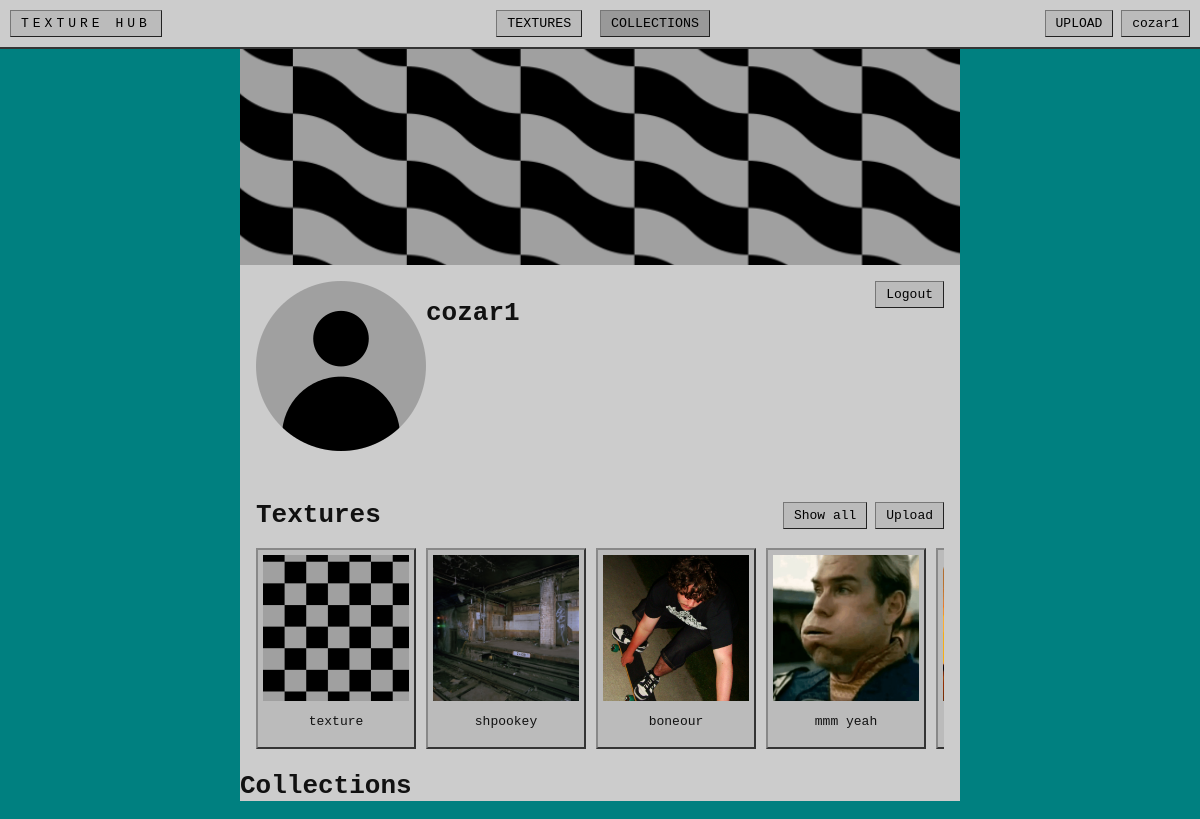
The page /user/cozar1 (signed in) on the database its author committed.
### app.py (models this page shows)
class User(db.Model):
    __tablename__ = 'User'
    user_id = db.Column(db.Integer, primary_key=True)
    user_name = db.Column(db.String(80), unique=True, nullable=False)
    user_password = db.Column(db.String(120), nullable=False)
    user_rating = db.Column(db.Integer, default=0)

class Texture(db.Model):
    __tablename__ = 'Texture'
    texture_id = db.Column(db.Integer, primary_key=True)
    texture_name = db.Column(db.String(80), unique=True, nullable=False)
    texture_address = db.Column(db.String(120), nullable=False)
    texture_user_id = db.Column(db.Integer, default=0)

### app.py (the view)
@app.route('/user/<username>')
def user_profile(username):
    profile_user = User.query.filter_by(user_name=username).first()
    if profile_user is None:
        abort(404)
    textures = Texture.query.filter_by(texture_user_id=profile_user.user_id).all()
    return render_template(
        'user.html',
        user=get_current_user(),
        profile_user=profile_user,
        follower_count=367,
        joined_display='1/05/2026',
        texture_count_display='3,546',
        collection_count_display='742',
        texture_more_total=13357,
        collection_more_total=13357,
        textures=textures,
    )

### app.py (called while the page is built)
def get_current_user():
    user_id = session.get('user_id')
    if user_id is None:
        return None
    return User.query.get(user_id)

@app.template_filter('texture_url')
def texture_image_url(address):
    if not address:
        return DEFAULT_TEXTURE_URL
    addr = str(address).strip().replace('\\', '/')
    if addr.startswith('/static/images/'):
        rel = addr[len('/static/images/') :]
    elif addr.startswith('static/images/'):
        rel = addr[len('static/images/') :]
    else:
        rel = os.path.basename(addr)
    rel = os.path.basename(rel)
    if not rel or rel.startswith('.'):
        return DEFAULT_TEXTURE_URL
    full = os.path.join(STATIC_IMAGES_DIR, rel)
    if os.path.isfile(full):
        return f'/static/images/{rel}'
    return DEFAULT_TEXTURE_URL

### templates/user.html (shortened to what this page needs)
{% extends "template.html" %}
{% block content %}
<div class="user-page">
    <div class="user-banner">
        <img src="/static/images/banner.png">
    </div>
    <div class="user-header">
        <img src="/static/images/pfp.png">
        <div class="user-header-info">
            <h1 class="user-display-name">{{ profile_user.user_name }}</h1>
        </div>
        <div class="user-header-options">
            <a href="/logout">Logout</a>
        </div>
    </div>
    <div class="user-textures">
        <div class="user_textures-header">
            <h1>Textures</h1>
            <div>
            {% if user %}
            <a href="/?user={{ user.user_name | urlencode }}">Show all</a>
            {% endif %}
            <a href="/upload"> Upload</a>
            </div>
        </div>
        <div class="user-textures-row">
            {% for texture in textures[:5] %}
            <div class="texture-card texture-card--user-row">
                <img src="{{ texture.texture_address | texture_url }}" alt="">
                <p>{{ texture.texture_name }}</p>
            </div>
            {% endfor %}
        </div>
    </div>
    <div class="user-collections">
        <h1>Collections</h1>
    </div>
</div>
{% endblock %}

### templates/template.html (shortened to what this page needs)
<!DOCTYPE html>
<html lang="en">
<head>
    <link rel="stylesheet" href="/static/style.css">
</head>
<body>
    {% if request.endpoint not in ('login', 'signup') %}
    <header class="topbar">
        <a href="/" class="logo">TEXTURE HUB</a>
        <nav class="nav">
            <button>TEXTURES</button>
            <button class="active">COLLECTIONS</button>
        </nav>
        <nav class="auth">
            {% if user %}
                <a href="/upload">UPLOAD</a>
                <a class="dropbtn" href="/user/{{ user.user_name }}">{{ user.user_name }}</a>
            {% else %}
                <a href="/login">LOGIN</a>
                <a href="/signup">SIGNUP</a>
            {% endif %}
        </nav>
    </header>
    {% endif %}
    {% block content %}
    {% endblock %}
</body>
</html>

### static/style.css (style rules this page uses)
:root { --bg-main: #008080; --bg-light: #ccc; --bg-mid: #bbb; --bg-dark: #999; --bg-panel: #aaa; --text-main: #111; --text-invert: #fff; --border-light: #888; --border-dark: #777; --border-outset: 2px outset var(--border-light); --border-inset: 1px outset var(--border-dark); --pad-sm: 5px; --pad-md: 10px; --pad-lg: 20px; }
body { margin: 0; font-family: monospace; background: var(--bg-main); color: var(--text-main); }
button, .dropbtn, .texture-name, input[type="submit"] { padding: var(--pad-sm) var(--pad-md); background: var(--bg-mid); border: var(--border-inset); cursor: pointer; font-family: monospace; }
a { padding: var(--pad-sm) var(--pad-md); background: var(--bg-mid); border: var(--border-inset); cursor: pointer; font-family: monospace; color: black; text-decoration: none; }
.topbar { display: flex; justify-content: space-between; align-items: center; padding: var(--pad-md); background: var(--bg-light); border-bottom: var(--border-outset); }
.logo { margin: 0; letter-spacing: 4px; }
.nav button, .auth button { margin: 0 5px; }
.nav .active { background: var(--bg-dark); }
.texture-card { width: 100%; max-width: 200px; box-sizing: border-box; text-align: center; background: var(--bg-mid); border: var(--border-outset); padding: var(--pad-sm); }
.texture-card img { width: 100%; display: block; aspect-ratio: 1; object-fit: cover; }
.user-page { display:block; min-height: calc(100vh - 60px); margin: 0vw 15rem 0vw 15rem; background: var(--bg-light); }
.user-banner { width: 100%; height: clamp(140px, 18vw, 220px); overflow: hidden; }
.user-banner img { width: 100%; height: 100%; display: block; object-fit: cover; object-position: center; }
.user-header { display: grid; grid-template-columns: 1fr 1fr 3fr; padding: 1rem; }
.user-header-info { display:block }
.user-header-options { display: block; text-align: right; }
.user-header-options a { display: inline-block; }
.user-textures { margin: 1rem; }
.user-textures-row { display: flex; flex-direction: row; flex-wrap: nowrap; gap: var(--pad-md); align-items: stretch; overflow-x: auto; padding-bottom: var(--pad-sm); }
.user-textures-row .texture-card--user-row { width: 160px; max-width: 160px; flex: 0 0 auto; }
.user_textures-header { display: grid; grid-template-columns: 1fr 1fr; align-items: center; }
.user_textures-header div { display: inline-block; text-align: right; }

### rows shown on the page
User: user_name "cozar1"
Texture: texture_address|texture_url (picture), texture_name "texture"
Texture: texture_address|texture_url (picture), texture_name "shpookey"
Texture: texture_address|texture_url (picture), texture_name "boneour"
Texture: texture_address|texture_url (picture), texture_name "mmm yeah"
